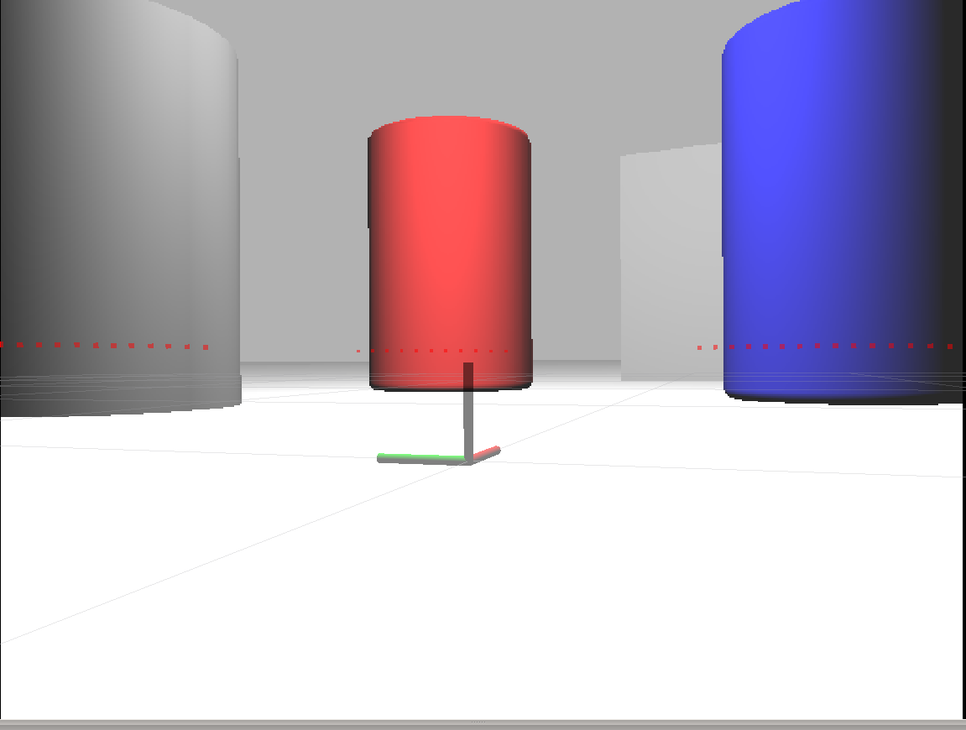
#> input picture Lab 2/turtlebot3_gazebo_lab/scripts/test.png, 966 x 730 px, shrunk from 1151 x 870 before the run
$ python test.py
#> lines starting #> are read from the running program, lines starting #| are printed output that depends on the picture; after the words box and inside, x2 and y2 are one past the last pixel; in counts of white or black regions, pixels touching at a corner belong together
#!/usr/bin/env python
# license removed for brevity

import math
import numpy as np
import sys
import cv2
#from cv_bridge import CvBridge, CvBridgeError

img = cv2.imread("test.png")
#> img is the input picture: shape (730, 966, 3); mean B, G, R 196.2, 182.7, 190.9

hsv = cv2.cvtColor(img, cv2.COLOR_BGR2HSV)
#> hsv: shape (730, 966, 3); mean H, S, V 16.5, 28.5, 204.5
lower_range = np.array([0,0,150])
upper_range = np.array([255,255,255])

mask = cv2.inRange(hsv, lower_range, upper_range)
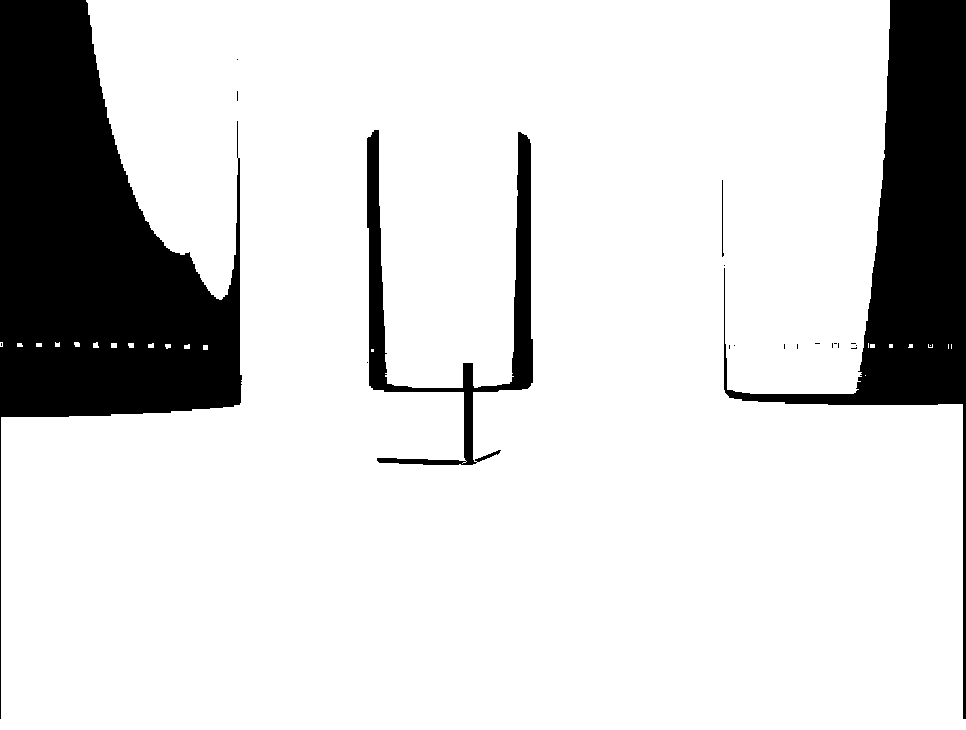
#> mask: shape (730, 966); 83.7% white; 20 black regions (16 under 20 px), largest, box (x1, y1, x2, y2) and area: (0, 0, 242, 719) 66856, (724, 0, 966, 719) 38073, (367, 130, 533, 465) 9582, (722, 180, 724, 257) 80

cv2.imshow('image', img)
cv2.imshow('mask', mask)

while(True):
	k = cv2.waitKey(5) & 0xFF
#> (key Esc is pressed here)
	if k == 27:
		break

cv2.destroyAllWindows()
